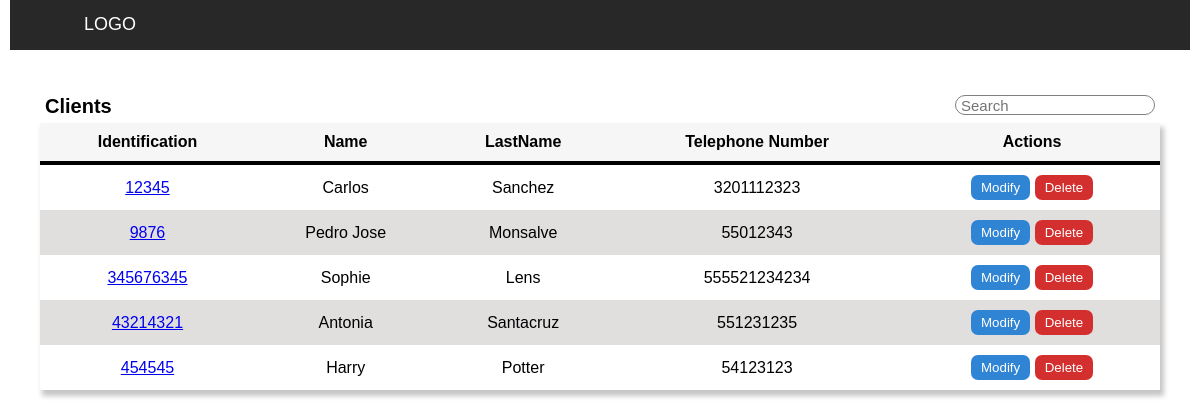
The page /inventory/client-list on the database its author committed.
### inventory/models.py (models this page shows)
class Client(models.Model):
    name = models.CharField(max_length=192, null=True)
    lastname = models.CharField(max_length=192, null=True)
    tel =  models.IntegerField()
    id_number = models.IntegerField()

### inventory/views.py (the view)
# urls.py: path('client-list',views.show_clients, name='show_clients'),
def show_clients(request):
    clients = Client.objects.all()
    return render(request, "inventory/client-list.html",{"clients":clients })

### inventory/templates/inventory/client-list.html (shortened to what this page needs)
{% extends "inventory/layout.html" %}
{% block body %}
<div class="page">
    <div class="container ft-center">
        <div class="head-cont">
            <strong>Clients </strong>
            <input class="head-cont" id="searchTerm" type="text" onkeyup="search_item()" placeholder="Search">
        </div>
        <table id="date-table">
            <thead>
                <th>Identification</th>
                <th>Name</th>
                <th>LastName</th>
                <th>Telephone Number</th>
                <th>Actions</th>
            </thead>
            <tbody>
                {% for client in clients %}
                <tr>
                    <td>
                        <p id="item-client-{{client.id}}"> <a href="show-client/{{client.id}}"> {{client.id_number}} </a> </p>
                    </td>
                    <td>
                        <p id="item-client-{{client.id}}">{{client.name}}</p>
                    </td>
                    <td>
                        <p id="item-client-{{client.id}}">{{client.lastname}} </p>
                    </td>
                    <td>
                        <p id="item-client-{{client.id}}">{{client.tel}}</p>
                    </td>
                    <td>
                        <button class="button_blue" id="button_blue-{{client.id}}" onclick="modify_view({{client.id}})"> Modify </button>
                        <button class="button_red" id="button_red-{{client.id}}" onclick="location.href='client/{{client.id}}'""> Delete </button>
                    </td>
                </tr>
                {% endfor %}
            </tbody>
        </table>
    </div>
</div>
{% endblock %}

### inventory/static/inventory/style.css (style rules this page uses)
* { margin: 0px; padding: 0px; box-sizing: border-box; }
.page { display: flex; flex-wrap: wrap; margin: 0px 10px; }
.container { padding: 20px; margin: 20px 10px; align-items: center; align-content: center; justify-content: center; }
.head-cont { display: flex; padding: 5px; justify-content: space-between; font-size: 20px; }
.head-cont>input { height: 20px; width: 200px; border-radius: 20px; color: grey; border: 1px solid gray; font-size: 15px; }
table { text-align: center; width: 100%; border-collapse: collapse; box-shadow: 3px 5px 5px 1px #C6C6C6; }
th , td { padding: 10px; }
table tbody tr:nth-child(odd) { background-color: #E1DEDE; }
thead { background-color: #F6F6F6; border-bottom: solid 4px; }
body { font-family: sans-serif; }
.button_blue { background-color: #2F84D3 ; border: transparent; border-radius: 7px; padding: 5px 10px ; color: white; }
.button_red { background-color: #D32F2F ; border: transparent; border-radius: 7px; padding: 5px 10px ; color: white; }
.ft-center { justify-content: center; text-align: center; align-items: center; width: 100%; }

### rows shown on the page
Client: id_number "12345", name "Carlos", lastname "Sanchez", tel "3201112323"
Client: id_number "9876", name "Pedro Jose", lastname "Monsalve", tel "55012343"
Client: id_number "345676345", name "Sophie", lastname "Lens", tel "555521234234"
Client: id_number "43214321", name "Antonia", lastname "Santacruz", tel "551231235"
Client: id_number "454545", name "Harry", lastname "Potter", tel "54123123"
